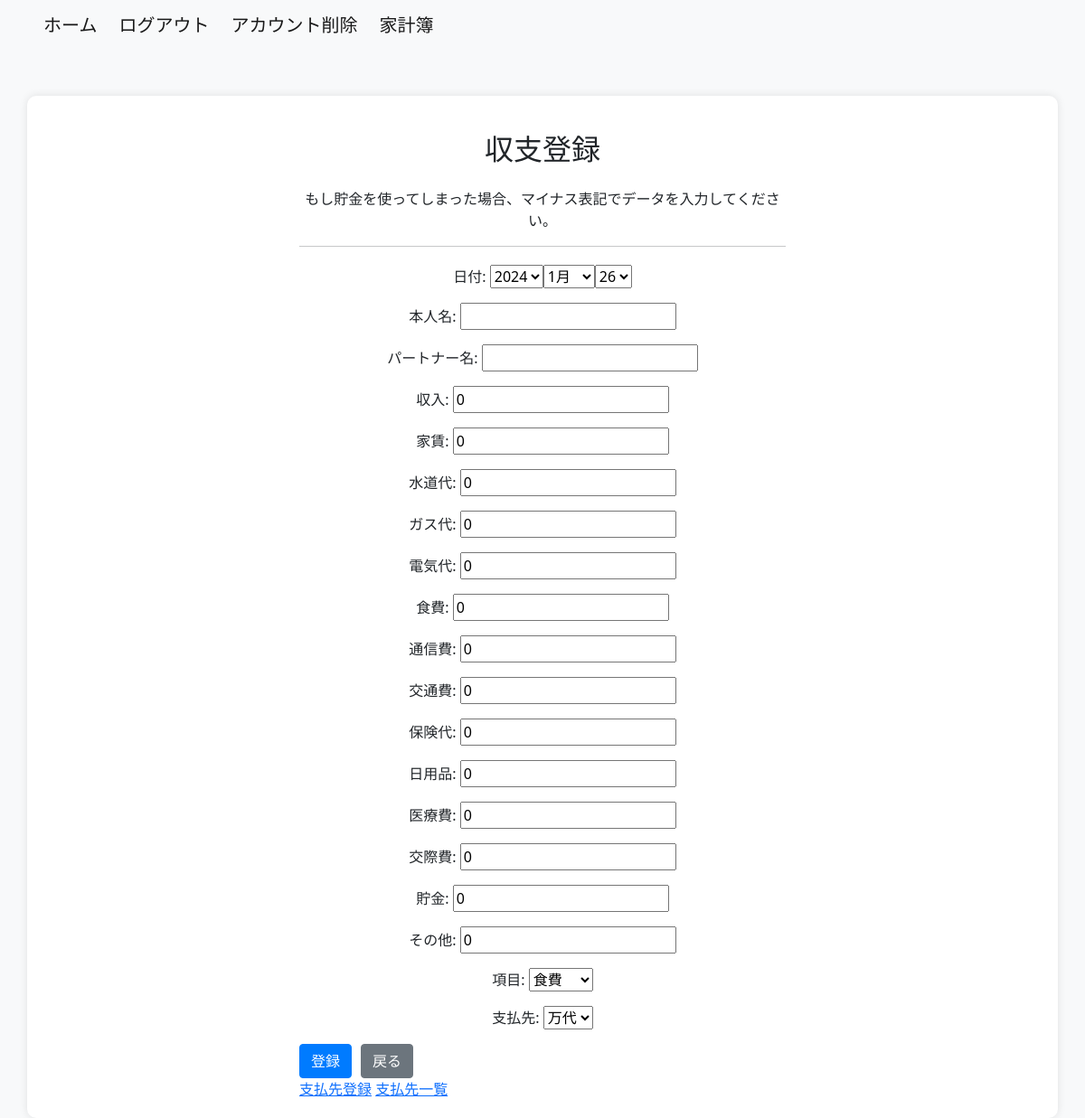
Before: /household_budget/b_regist/ (signed in) with the older database file.
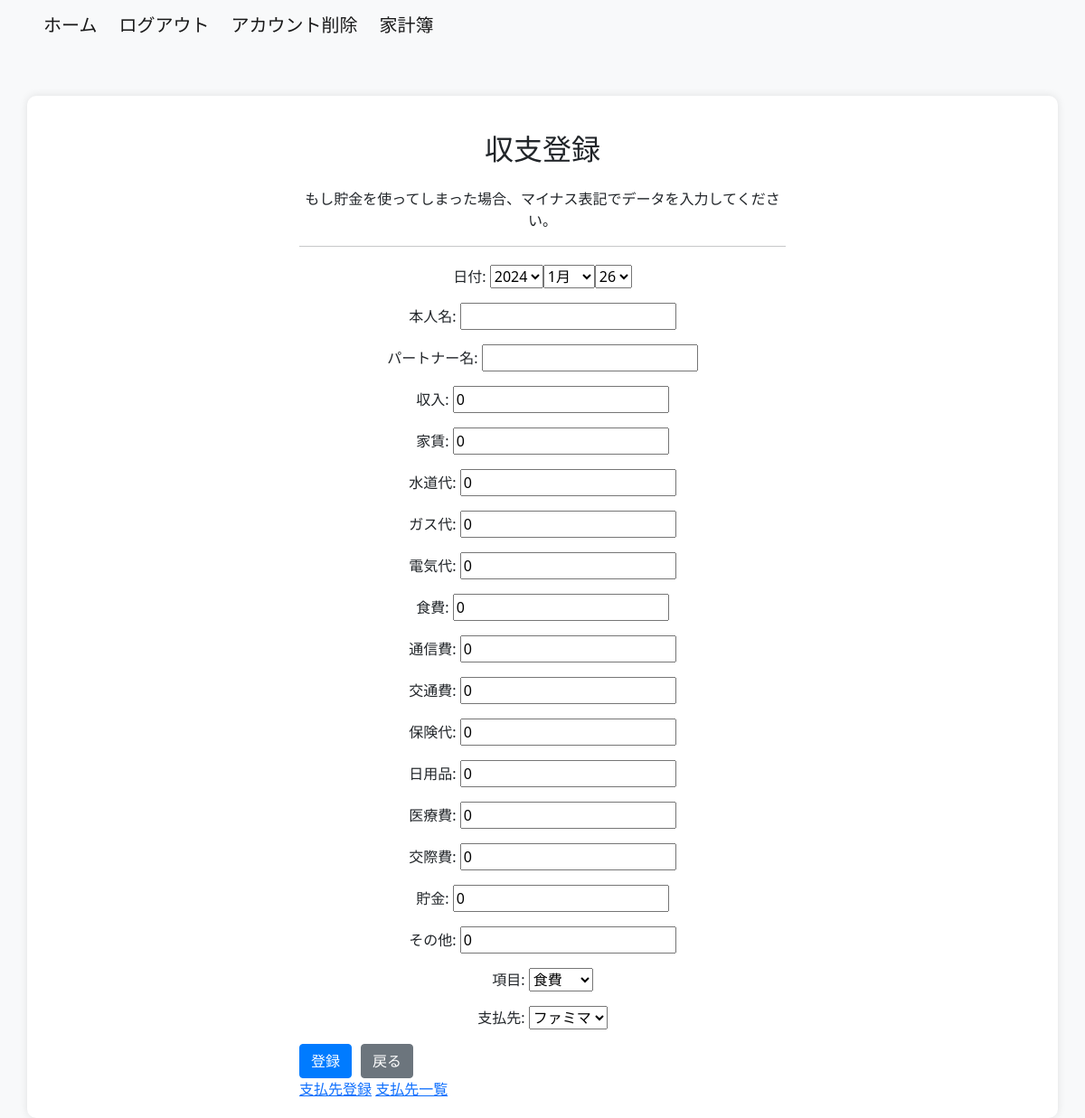
After: the same page with the newer database file.
### household_budget/models.py (models this page shows, shortened)
class CustomItemPaymentdestination(models.Model):
    user = models.ForeignKey(settings.AUTH_USER_MODEL, on_delete=models.CASCADE)
    payment_destination = models.CharField(max_length=50)

### household_budget/views.py (the view, shortened to what this page needs)
# urls.py: path('b_regist/', BalanceRegistView.as_view(), name='b_regist'),
class BalanceRegistView(View):
    template_name = 'b_regist.html'
    form_class = BalanceOfPaymentsForm
    def get(self, request, *args, **kwargs):
        last_entry = BalanceOfPayments.objects.filter(user=request.user).last()
        initial_data = {'name_1': last_entry.name_1, 'name_2': last_entry.name_2} if last_entry else {}
        form = self.form_class(user=request.user, initial=initial_data)
        return render(request, self.template_name, {'form': form})

### household_budget/forms.py (called while the page is built)
    def get_payment_destination_choices(self):
        custom_items = CustomItemPaymentdestination.objects.filter(user=self.fields['user'].initial)
        choices = [(item.payment_destination, item.payment_destination) for item in custom_items]
        return choices

### household_budget/templates/b_regist.html (shortened to what this page needs)
{% extends 'base.html' %}
{% block content %}
  <div class="container">
    <div class="row">
      <div class="col-md-6 offset-md-3">
        <h2 class="text-center mb-4">収支登録</h2>
        <p>もし貯金を使ってしまった場合、マイナス表記でデータを入力してください。</p>
        <hr>
        <form method="post" action="{% url 'household_budget:b_regist' %}">
          {{ form.as_p }}
          <div class="d-flex justify-content-start mt-3">
          <button type="submit" class="btn btn-primary" style="margin-right: 10px;">登録</button>
          <a href="{% url 'accounts:user' %}" class="btn btn-secondary">戻る</a>
          </div>
          <a href="{% url 'household_budget:paymentdestination' %}">支払先登録</a>
          <a href="{% url 'household_budget:payment_destination_list' %}">支払先一覧</a>
        </form>
      </div>
    </div>
  </div>
{% endblock %}

Changed rows visible on the page:
removed CustomItemPaymentdestination: payment_destination "万代"
added CustomItemPaymentdestination: payment_destination "ファミマ"
